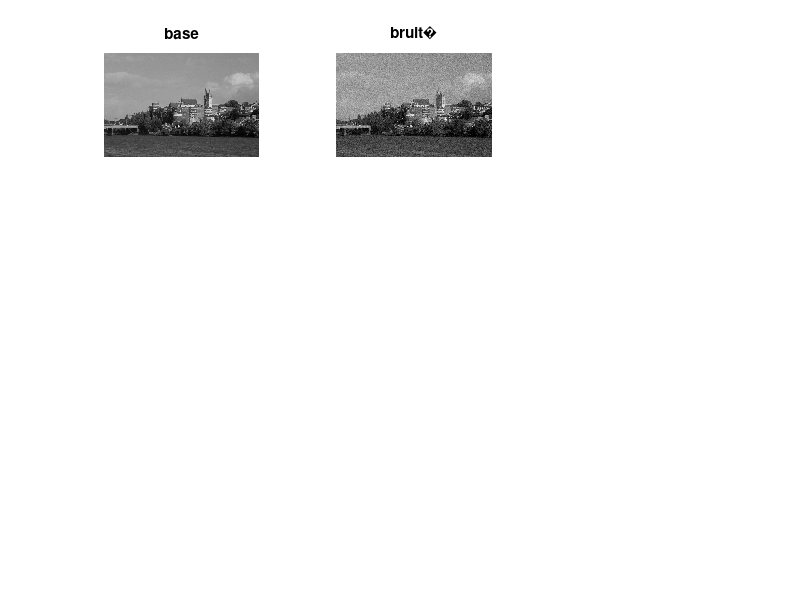

MATLAB code for this plot:
clear ALL
close all
load ('angers.mat')

a = 3;
b = 3;

angers_base = ind2gray(X,map);
angers_base2 = angers_base.*255;
angers_8 = uint8(angers_base*255);

figure
subplot(a,b,1)
imshow(angers_8)
title("base")

moyen = 0;
sigma_carre = 0.05;

bruit =  moyen + sigma_carre*randn(size(angers_8));
angers_bruit = angers_base+bruit;
subplot(a,b,2)
imshow(angers_bruit)
title("bruit�")

%% filtre passe base
filtre_passe_bas = 1/9*ones(3);
